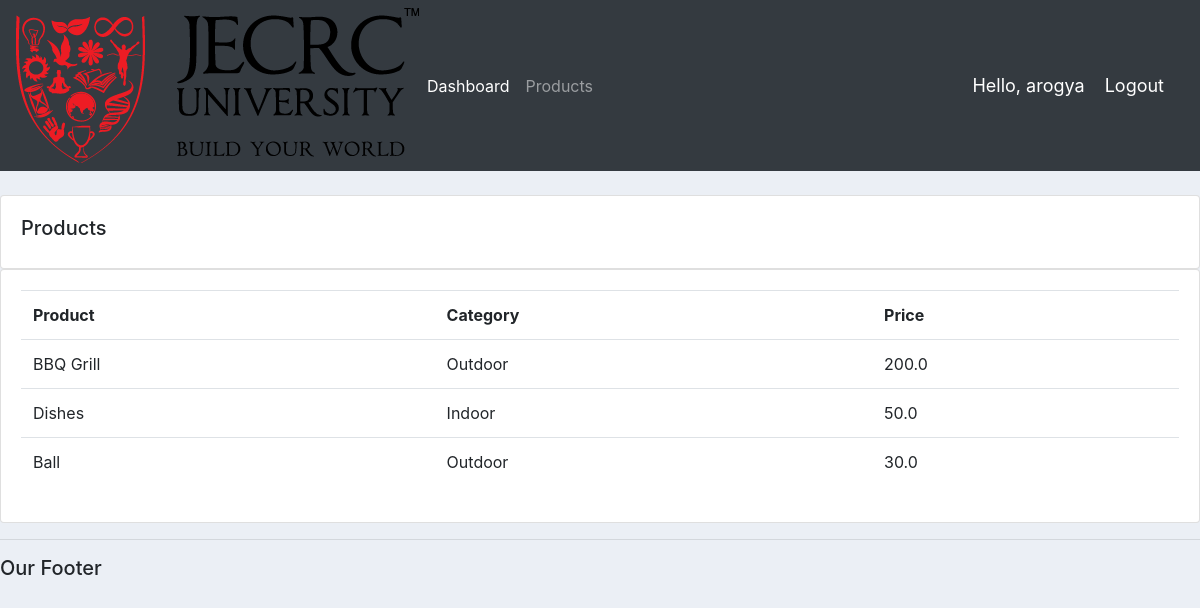
Screenshot of /products/ (signed in) with the database file from the repository.
### accounts/models.py (models this page shows, shortened)
class Product(models.Model):
    CATEGORY = (
        ('Indoor','Indoor'),
        ('Outdoor','Outdoor')
    )
    name = models.CharField(max_length=200, null=True)
    price = models.FloatField(null=True)
    category = models.CharField(max_length=200, null=True, choices=CATEGORY)
    description = models.CharField(max_length=200, null=True, blank=True)
    date_created = models.DateTimeField(auto_now_add=True, null=True)
    tags = models.ManyToManyField(Tag)

### accounts/decorators.py (the view)
        def wrapper_func(request, *args, **kwargs):
            group = None
            if request.user.groups.exists():
                group = request.user.groups.all()[0].name
            if group in allowed_roles:
                return view_func(request, *args, **kwargs)
            else:
                return HttpResponse('You are not authorised bitch..!')

### accounts/views.py (called while the page is built)
@login_required(login_url='login')
@allowed_users(allowed_roles=['admin'])
def products(request):
    products = Product.objects.all()
    return render(request,'accounts/products.html',{'products':products})

### accounts/templates/accounts/products.html
{% extends 'accounts/main.html' %}
{% block content %}
<br>
<div class="row">
    <div class="col-md">
        <div class="card card-body">
            <h5>Products</h5>
        </div>
        <div class="card card-body">
            <table class="table">
                <tr>
                    <th>Product</th>
                    <th>Category</th>
                    <th>Price</th>
                </tr>
                {% for i in products %}
                <tr>
                    <td>{{i.name}}</td>
                    <td>{{i.category}}</td>
                    <td>{{i.price}}</td>
                </tr>
                {% endfor %}
            </table>
        </div>
    </div>
</div>
{% endblock %}

### accounts/templates/accounts/navbar.html (shortened to what this page needs)
{% load static %}
<nav class="navbar navbar-expand-lg navbar-dark bg-dark">
  <a href="{% url 'home' %}"><img src="{% static 'images/JU(png).png' %}"></a>
    <div class="collapse navbar-collapse" id="navbarNav">
      <ul class="navbar-nav">
        {% if request.user.is_staff %}
        <li class="nav-item active">
          <a class="nav-link" href="{% url 'home' %}">Dashboard</a>
        </li>
        <li class="nav-item">
          <a class="nav-link" href="{% url 'products' %}">Products</a>
        </li>
        {% endif %}
      </ul>
    </div>
    <span class="hello-msg">Hello, {{request.user}}</span>
    <span><a class="hello-msg" href="{% url 'logout' %}">Logout</a></span>
  </nav>

### static/css/main.css (style rules this page uses)
body { background-color: #ebeff5; }

### accounts/templates/accounts/navbar.html (style rules this page uses)
.hello-msg { font-size: 18px; color: #fff; margin-right: 20px;; }

### rows the page displays
Product: name "BBQ Grill", category "Outdoor", price "200.0"
Product: name "Dishes", category "Indoor", price "50.0"
Product: name "Ball", category "Outdoor", price "30.0"

### other values shown
{{ request.user }} "arogya"
